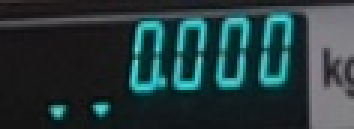
#> input picture test/0.jpg, 118 x 43 px (shown 3 times larger)
$ python recognize_digits.py --image test/0.jpg --largest-area 100 --skewness-pixels 5
#> lines starting #> are read from the running program, lines starting #| are printed output that depends on the picture; after the words box and inside, x2 and y2 are one past the last pixel; in counts of white or black regions, pixels touching at a corner belong together
# USAGE
# python recognize_digits.py -i calculator.jpg -l 4 -s 5

# import the necessary packages
import argparse
import math

from imutils.perspective import four_point_transform, order_points
from imutils import contours
import imutils
import cv2
import numpy as np


def draw_points(cnt, img, color):
    for p in cnt:
        p = tuple(p)
        cv2.circle(img, p, 3, color, -1)


def sort_contours_bound_rect(cnts, reverse=False):
    boundingBoxes = [cv2.boundingRect(c) for c in cnts]
    (cnts, boundingBoxes) = zip(*sorted(zip(cnts, boundingBoxes),
                                        key=lambda b: b[1][2] * b[1][3], reverse=reverse))
    # return the list of sorted contours and bounding boxes
    return cnts, boundingBoxes


# define the dictionary of digit segments so we can identify
# each digit on the thermostat
DIGITS_LOOKUP = {
    (1, 1, 1, 0, 1, 1, 1): 0,
    (0, 0, 1, 0, 0, 1, 0): 1,
    (1, 0, 1, 1, 1, 0, 1): 2,
    (1, 0, 1, 1, 0, 1, 1): 3,
    (0, 1, 1, 1, 0, 1, 0): 4,
    (1, 1, 0, 1, 0, 1, 1): 5,
    (1, 1, 0, 1, 1, 1, 1): 6,
    (1, 1, 1, 0, 0, 1, 0): 7,
    (1, 1, 1, 1, 1, 1, 1): 8,
    (1, 1, 1, 1, 0, 1, 1): 9
}
ap = argparse.ArgumentParser()
ap.add_argument("-i", "--image", required=True,
                help="path to input image")
ap.add_argument("-l", "--largest-area", required=True,
                help="largest area rank of 7 segments area", type=int)
ap.add_argument("-s", "--skewness-pixels", required=True,
                help="fix skewness (leaning to right) of 7 segments in pixels", type=int)
# -i example.jpg -l 2 -s 0
# -i calculator.jpg -l 4 -s 5

args = vars(ap.parse_args())

# load the example image
image = cv2.imread(args["image"])
#> image is the input picture: shape (43, 118, 3); mean B, G, R 61.2, 59.1, 37.7

# pre-process the image by resizing it, converting it to
# graycale, blurring it, and computing an edge map
image = imutils.resize(image, height=500)
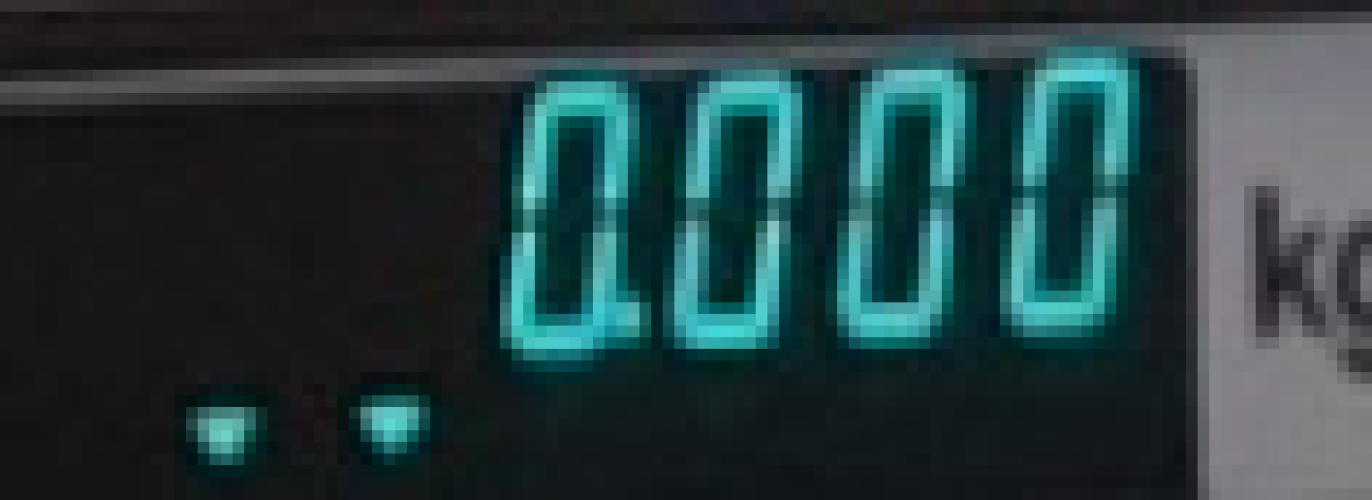
#> image: shape (500, 1372, 3); mean B, G, R 61.2, 59, 37.7
gray = cv2.cvtColor(image, cv2.COLOR_BGR2GRAY)
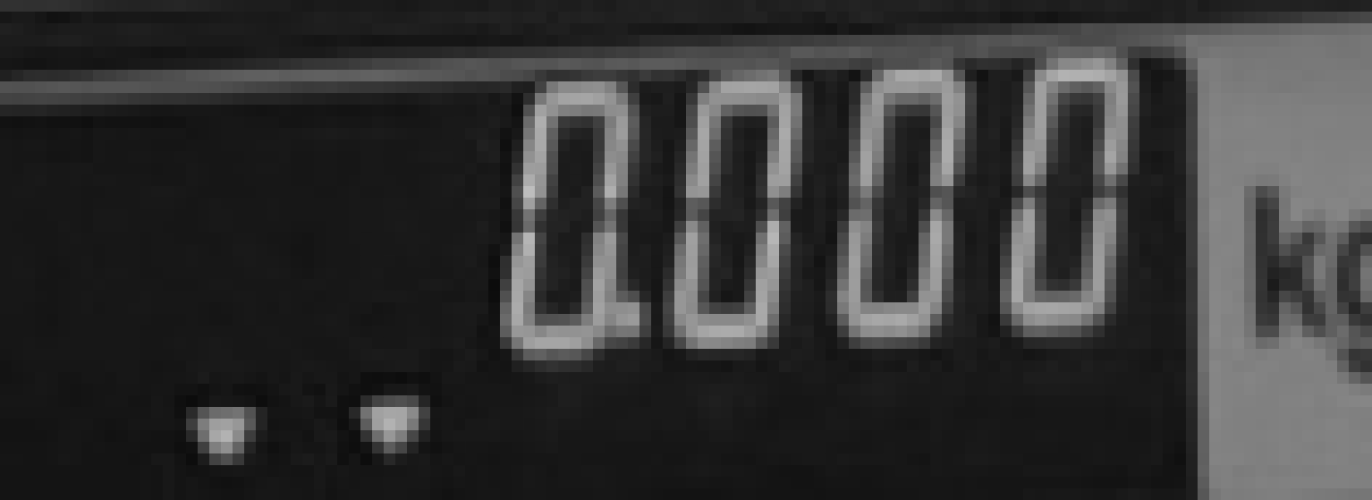
#> gray: shape (500, 1372); min 12, max 189, mean 52.9
blurred = cv2.GaussianBlur(gray, (5, 5), 0)
edged = cv2.Canny(blurred, 50, 200, 255)
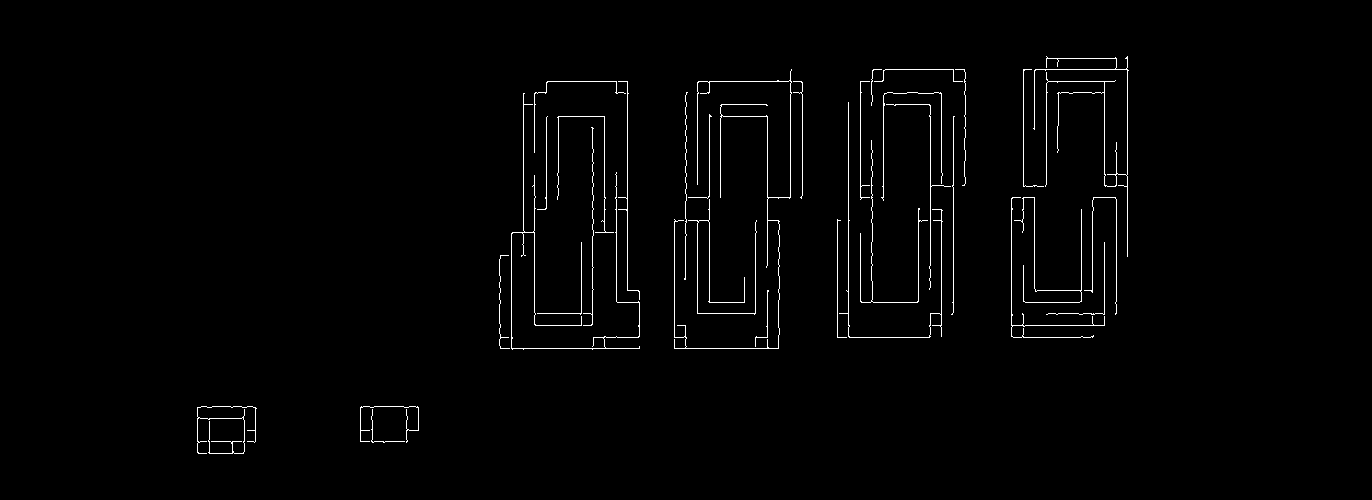
#> edged: shape (500, 1372); 1.4% white in thin lines or dots, all inside (x1, y1, x2, y2) = (197, 56, 1129, 454)

# find contours in the edge map, then sort them by their
# size in descending order
cnts = cv2.findContours(edged.copy(), cv2.RETR_TREE,
                        cv2.CHAIN_APPROX_SIMPLE)
#> cnts = 33 contours, 30 with area under 20; largest, box (x1, y1, x2, y2) and area: (674, 69, 792, 349) 32, (511, 93, 640, 350) 28, (1033, 56, 1129, 257) 28
cnts = imutils.grab_contours(cnts)

# somehow contourArea can not be used to sort the calculator rounded rectange area
# cnts = sorted(cnts, key=cv2.contourArea, reverse=True)

# use boundingRect instead of contourArea
cnts, rcts = sort_contours_bound_rect(cnts, reverse=True)
#> in sort_contours_bound_rect, `boundingBoxes = [cv2.boundingRect(c) for c in cnts]`: boundingBoxes = 33 items, first 6: (371, 409, 34, 34), (360, 406, 59, 37), (197, 406, 60, 48), (755, 290, 14, 57), (499, 255, 11, 94), (1046, 242, 59, 73)
#> in sort_contours_bound_rect, `(cnts, boundingBoxes) = zip(*sorted(zip(cnts, boundingBoxes), key=lamb..`: boundingBoxes = 33 items, first 6: (511, 93, 129, 257), (674, 69, 118, 280), (839, 102, 104, 236), (1033, 56, 96, 201), (1011, 197, 94, 141), (886, 104, 65, 186)
#> rcts has the same summary as boundingBoxes in sort_contours_bound_rect

displayCnt = None

# loop over the contours
for i, c in enumerate(cnts):
    # approximate the contour
    peri = cv2.arcLength(c, True)
    approx = cv2.approxPolyDP(c, 0.02 * peri, True)

    # if the contour is the fifth largest boundingRect, then we have found
    # the calculator display
    if i == args["largest_area"]:
        rect = cv2.minAreaRect(approx)  # get a rectangle rotated to have minimal area
        box = cv2.boxPoints(rect)  # get the box from the rectangle
        box = np.array(box, dtype="int")  # convert boxPoints to numpy array
        box = order_points(box)  # sort the box coordinates clock wise
        displayCnt = box  # the box is now the new contour.
        break
#> this loop made 33 passes
#> peri on passes 1 to 12: 1822.8, 2284.2, 1030, 1874.6, 729.1, 504.2, 799.1, 857.6, 764.1, 519.8, 538.4, 348.5
#> (peri, approx) on passes 13, 14, 16, 19, 21, 22: (509.8, [[618, 81], [618, 209], [639, 299], [627, 289]]), (266.9, [[1104, 242], [1104, 313], [1046, 314], [1104, 314]]), (230.2, [[581, 242], [581, 312], [537, 313], [581, 313]]), (448.7, [[592, 127], [583, 325]]), (210.7, [[709, 114], [709, 195], [688, 197], [709, 196]]), (265.3, [[955, 69], [965, 72], [964, 185], [965, 72]])

# extract the calculator display, apply a perspective transform
# to it
#> (the run stopped early here; a loop or call above may not have finished)

$ run again, on test/3.jpg
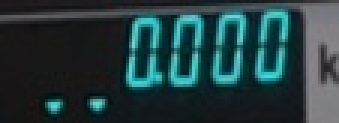
#> input picture test/3.jpg, 113 x 41 px (shown 3 times larger)
#> image is the input picture: shape (41, 113, 3); mean B, G, R 62.9, 60.4, 35.6
#> image: shape (500, 1378, 3)
#> `gray = cv2.cvtColor(image, cv2.COLOR_BGR2GRAY)`:
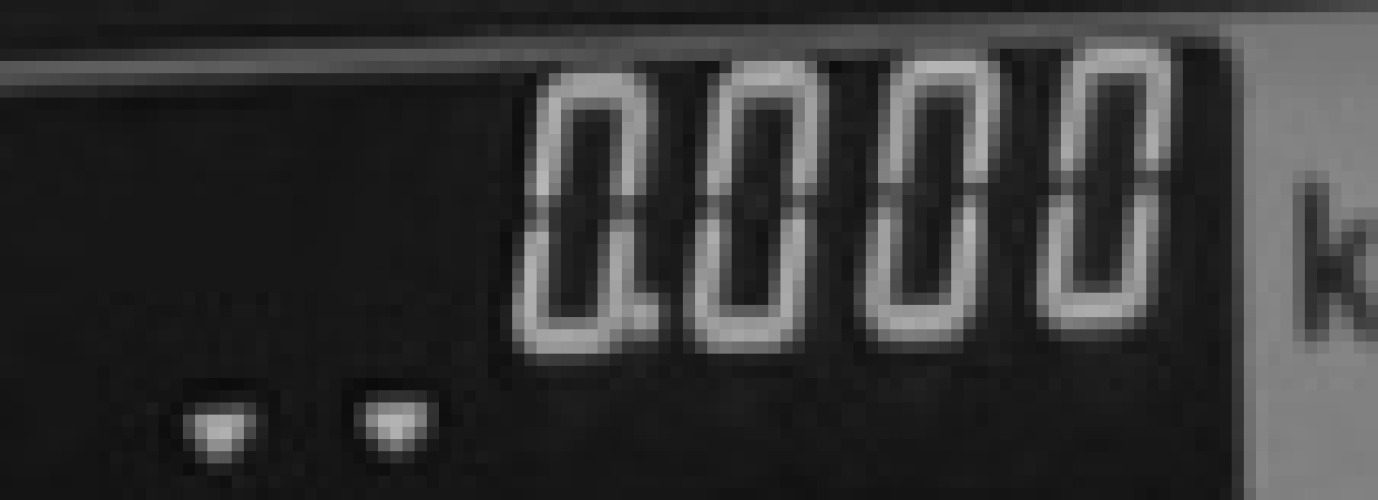
#> gray: shape (500, 1378); min 11, max 182, mean 53.2
#> `edged = cv2.Canny(blurred, 50, 200, 255)`:
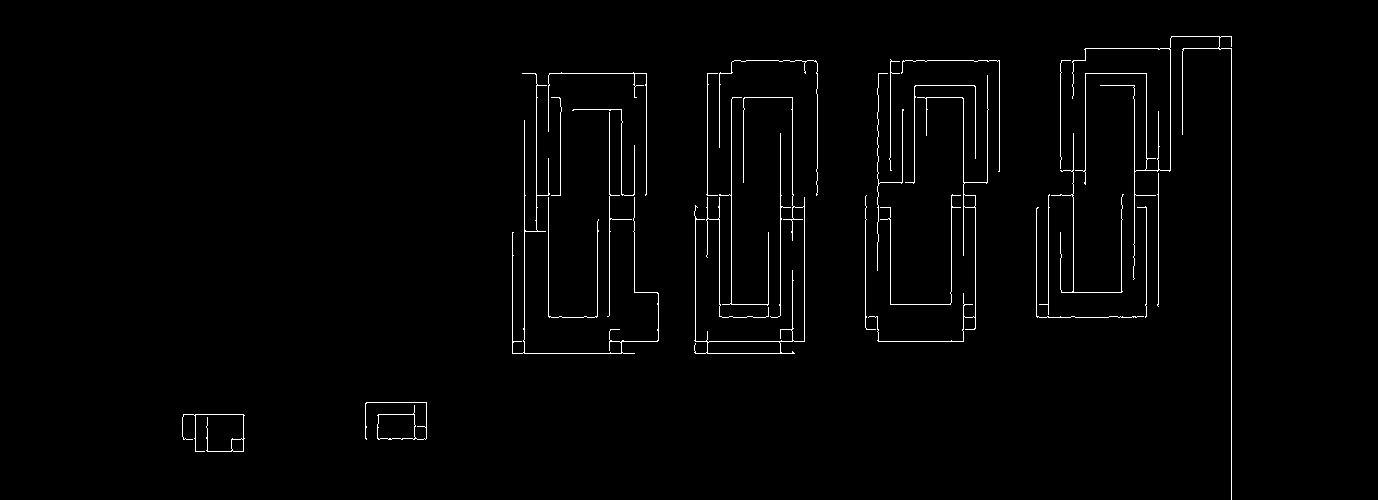
#> edged: shape (500, 1378); 1.4% white in thin lines or dots, all inside (x1, y1, x2, y2) = (182, 36, 1232, 500)
#> `cnts = cv2.findContours(edged.copy(), cv2.RETR_TREE, cv2.CHAIN_APPROX_..`: cnts = 32 contours, 22 with area under 20; largest, box (x1, y1, x2, y2) and area: (694, 97, 805, 354) 905, (365, 402, 427, 440) 900, (377, 414, 416, 440) 883, (707, 341, 781, 354) 871, (868, 75, 989, 342) 162
#> in sort_contours_bound_rect, `boundingBoxes = [cv2.boundingRect(c) for c in cnts]`: boundingBoxes = 32 items, first 6: (182, 414, 63, 38), (231, 438, 13, 14), (365, 402, 62, 38), (377, 414, 39, 26), (1036, 207, 108, 111), (1137, 206, 10, 112)
#> in sort_contours_bound_rect, `(cnts, boundingBoxes) = zip(*sorted(zip(cnts, boundingBoxes), key=lamb..`: boundingBoxes = 32 items, first 6: (1072, 36, 160, 464), (512, 73, 147, 281), (868, 75, 121, 267), (694, 97, 111, 257), (719, 60, 99, 136), (548, 72, 99, 124)
#> rcts has the same summary as boundingBoxes in sort_contours_bound_rect
#> the loop `for i, c in enumerate(cnts):` made 32 passes
#> peri on passes 1, 2, 3, 4, 5, 6, 8, 9: 3174.9, 1991, 1413, 1720.1, 677.1, 628.2, 835.5, 451

$ run again, on test/4.jpg
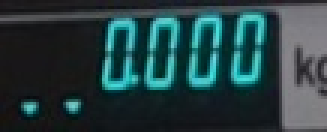
#> input picture test/4.jpg, 109 x 44 px (shown 3 times larger)
#> image is the input picture: shape (44, 109, 3); mean B, G, R 66.7, 64.2, 38.5
#> image: shape (500, 1238, 3)
#> `gray = cv2.cvtColor(image, cv2.COLOR_BGR2GRAY)`:
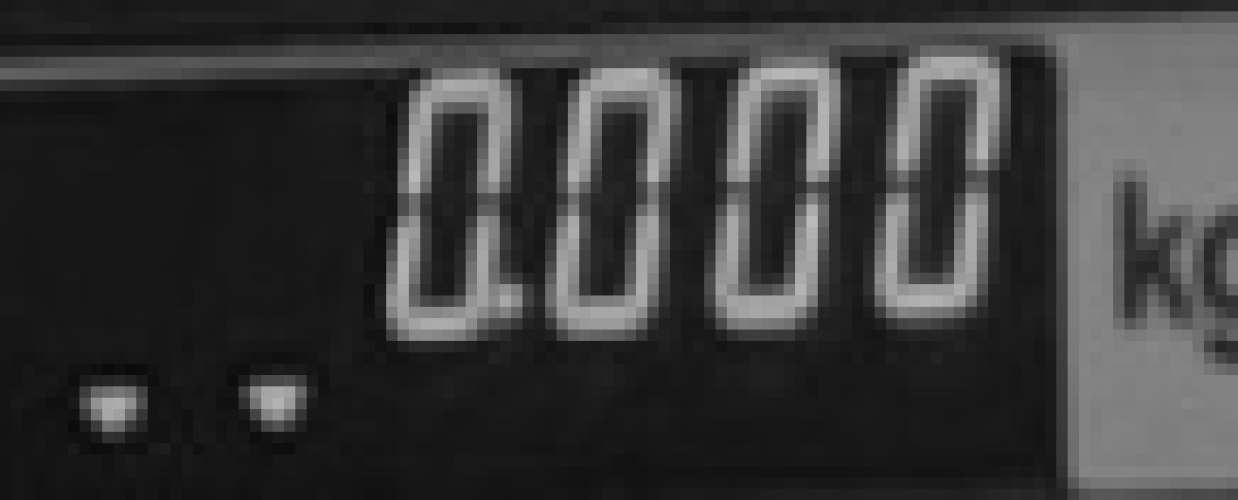
#> gray: shape (500, 1238); min 10, max 186, mean 56.8
#> `edged = cv2.Canny(blurred, 50, 200, 255)`:
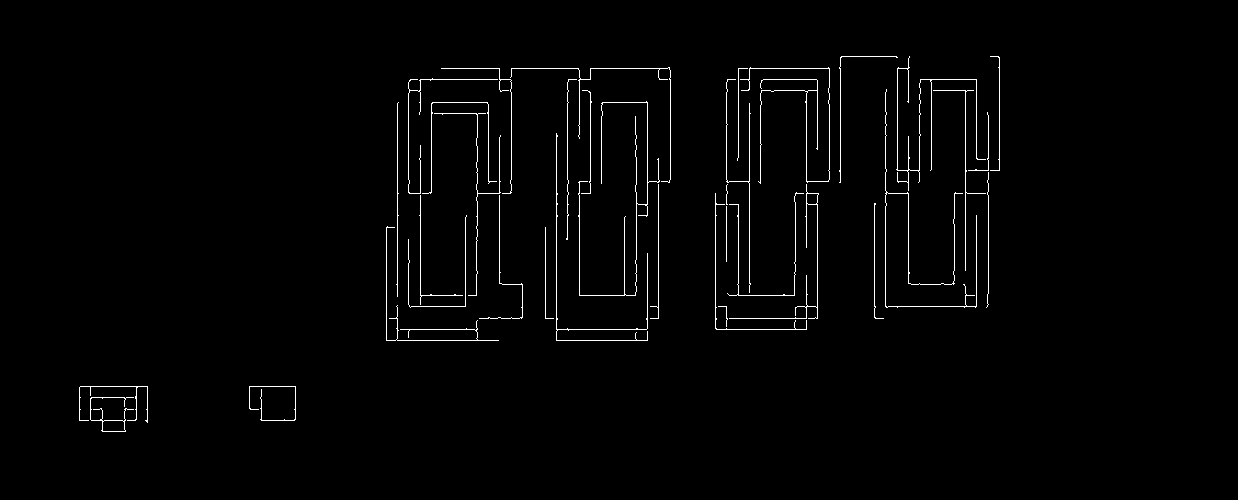
#> edged: shape (500, 1238); 1.5% white in thin lines or dots, all inside (x1, y1, x2, y2) = (79, 56, 1000, 432)
#> `cnts = cv2.findContours(edged.copy(), cv2.RETR_TREE, cv2.CHAIN_APPROX_..`: cnts = 38 contours, 33 with area under 20; largest, box (x1, y1, x2, y2) and area: (90, 397, 134, 432) 253, (102, 420, 126, 432) 238, (729, 184, 819, 319) 130, (806, 193, 819, 205) 118, (896, 56, 986, 191) 20
#> in sort_contours_bound_rect, `boundingBoxes = [cv2.boundingRect(c) for c in cnts]`: boundingBoxes = 38 items, first 6: (90, 397, 44, 35), (102, 420, 24, 12), (249, 386, 47, 35), (79, 386, 69, 37), (718, 306, 10, 21), (545, 227, 9, 92)
#> in sort_contours_bound_rect, `(cnts, boundingBoxes) = zip(*sorted(zip(cnts, boundingBoxes), key=lamb..`: boundingBoxes = 38 items, first 6: (885, 89, 92, 219), (556, 133, 92, 208), (510, 67, 161, 116), (578, 101, 82, 195), (386, 226, 113, 115), (715, 193, 92, 137)
#> rcts has the same summary as boundingBoxes in sort_contours_bound_rect
#> the loop `for i, c in enumerate(cnts):` made 38 passes
#> peri on passes 1, 2, 3, 4, 5, 7, 8, 9: 1396.7, 968.7, 784.2, 1477.4, 766.5, 657, 697.7, 1193.8

$ run again, on test/5.jpg
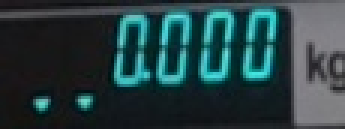
#> input picture test/5.jpg, 115 x 43 px (shown 3 times larger)
#> image is the input picture: shape (43, 115, 3); mean B, G, R 66.6, 64, 39.4
#> image: shape (500, 1337, 3)
#> `gray = cv2.cvtColor(image, cv2.COLOR_BGR2GRAY)`:
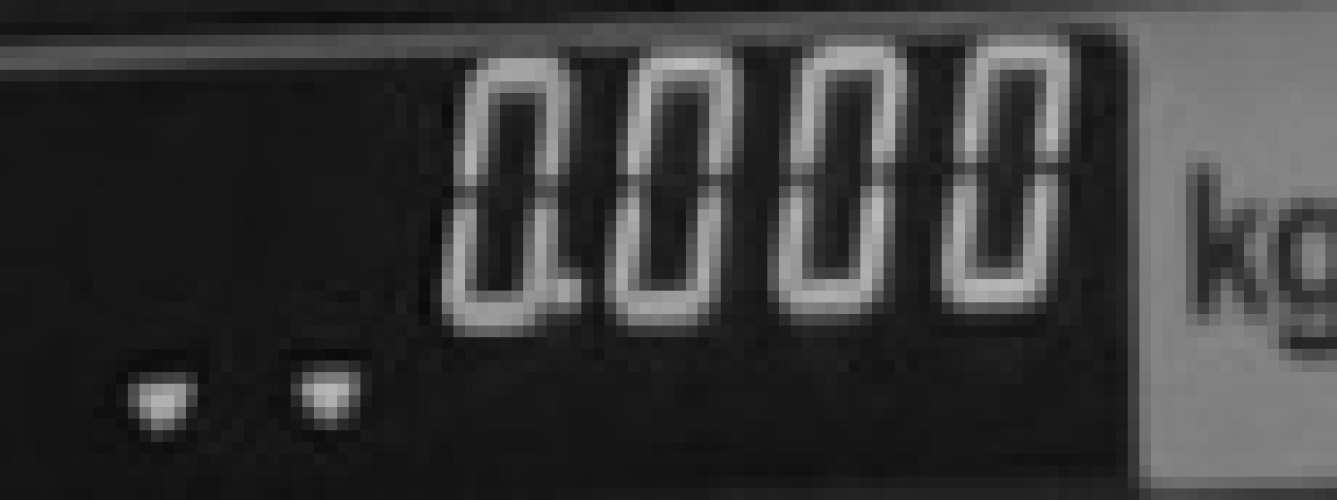
#> gray: shape (500, 1337); min 11, max 187, mean 56.9
#> `edged = cv2.Canny(blurred, 50, 200, 255)`:
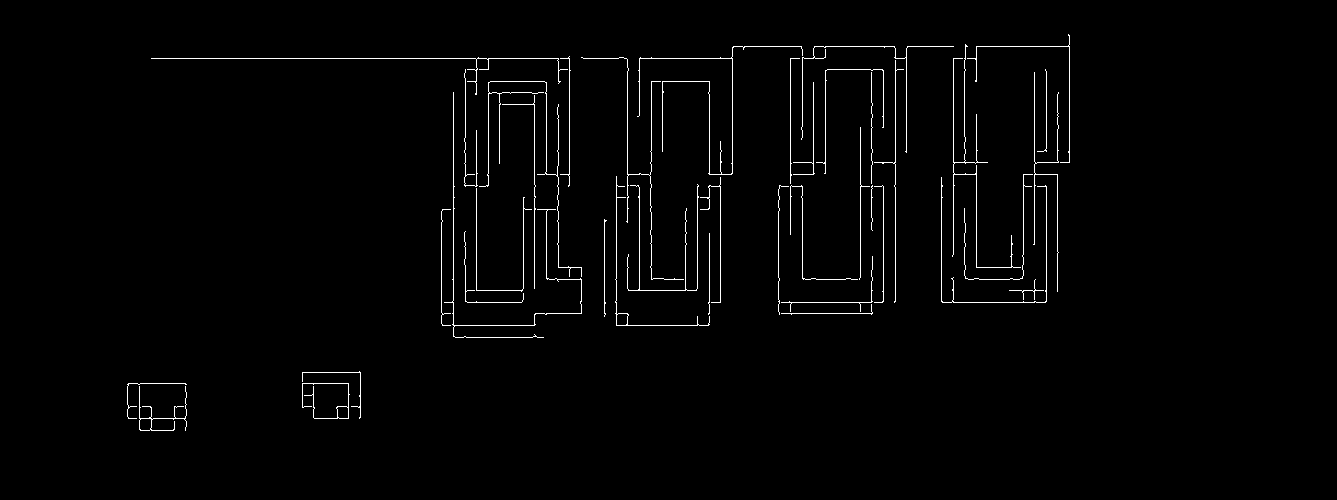
#> edged: shape (500, 1337); 1.5% white in thin lines or dots, all inside (x1, y1, x2, y2) = (127, 34, 1070, 431)
#> `cnts = cv2.findContours(edged.copy(), cv2.RETR_TREE, cv2.CHAIN_APPROX_..`: cnts = 43 contours, 34 with area under 20; largest, box (x1, y1, x2, y2) and area: (139, 386, 187, 431) 152, (615, 176, 710, 326) 140, (302, 383, 350, 419) 138, (139, 418, 152, 431) 136, (336, 406, 349, 419) 128
#> in sort_contours_bound_rect, `boundingBoxes = [cv2.boundingRect(c) for c in cnts]`: boundingBoxes = 43 items, first 6: (139, 386, 48, 45), (139, 418, 13, 13), (302, 383, 48, 36), (336, 406, 13, 13), (127, 383, 60, 36), (302, 371, 59, 48)
#> in sort_contours_bound_rect, `(cnts, boundingBoxes) = zip(*sorted(zip(cnts, boundingBoxes), key=lamb..`: boundingBoxes = 43 items, first 6: (444, 92, 138, 246), (581, 57, 103, 223), (637, 46, 166, 129), (479, 81, 103, 196), (801, 46, 153, 107), (151, 57, 417, 38)
#> rcts has the same summary as boundingBoxes in sort_contours_bound_rect
#> the loop `for i, c in enumerate(cnts):` made 43 passes
#> peri on passes 1, 2, 3, 4, 5, 6, 7, 9: 1296.4, 966.9, 1257.8, 1246, 766.8, 1034.6, 1227.6, 765.5
